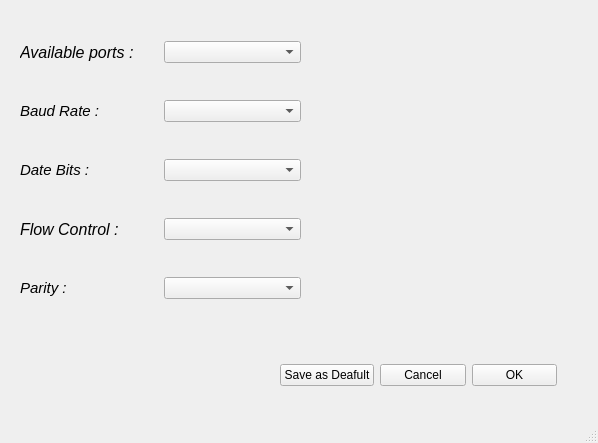
<?xml version="1.0" encoding="UTF-8"?>
<ui version="4.0">
 <class>settingWindow</class>
 <widget class="QMainWindow" name="settingWindow">
  <property name="enabled">
   <bool>true</bool>
  </property>
  <property name="geometry">
   <rect>
    <x>0</x>
    <y>0</y>
    <width>598</width>
    <height>443</height>
   </rect>
  </property>
  <property name="windowTitle">
   <string>MainWindow</string>
  </property>
  <widget class="QWidget" name="centralwidget">
   <widget class="QWidget" name="gridLayoutWidget">
    <property name="geometry">
     <rect>
      <x>20</x>
      <y>10</y>
      <width>281</width>
      <height>321</height>
     </rect>
    </property>
    <layout class="QGridLayout" name="gridLayout">
     <item row="2" column="0">
      <widget class="QLabel" name="dataBitsLabel">
       <property name="font">
        <font>
         <pointsize>11</pointsize>
         <italic>true</italic>
        </font>
       </property>
       <property name="text">
        <string>Date Bits :</string>
       </property>
      </widget>
     </item>
     <item row="2" column="1">
      <widget class="QComboBox" name="dataBitsComboBox"/>
     </item>
     <item row="0" column="1">
      <widget class="QComboBox" name="availablePortsComboBox"/>
     </item>
     <item row="1" column="0">
      <widget class="QLabel" name="baudRateLabel">
       <property name="font">
        <font>
         <pointsize>11</pointsize>
         <italic>true</italic>
        </font>
       </property>
       <property name="text">
        <string>Baud Rate :</string>
       </property>
      </widget>
     </item>
     <item row="0" column="0">
      <widget class="QLabel" name="availablePortsLabel">
       <property name="font">
        <font>
         <pointsize>12</pointsize>
         <italic>true</italic>
        </font>
       </property>
       <property name="text">
        <string>Available ports :</string>
       </property>
      </widget>
     </item>
     <item row="1" column="1">
      <widget class="QComboBox" name="baudRateComboBox"/>
     </item>
     <item row="3" column="0">
      <widget class="QLabel" name="flowControlLabel">
       <property name="font">
        <font>
         <pointsize>12</pointsize>
         <italic>true</italic>
        </font>
       </property>
       <property name="text">
        <string>Flow Control :</string>
       </property>
      </widget>
     </item>
     <item row="4" column="0">
      <widget class="QLabel" name="parityLabel">
       <property name="font">
        <font>
         <pointsize>11</pointsize>
         <italic>true</italic>
        </font>
       </property>
       <property name="text">
        <string>Parity :</string>
       </property>
      </widget>
     </item>
     <item row="3" column="1">
      <widget class="QComboBox" name="flowControlComboBox"/>
     </item>
     <item row="4" column="1">
      <widget class="QComboBox" name="parityComboBox"/>
     </item>
    </layout>
   </widget>
   <widget class="QWidget" name="horizontalLayoutWidget">
    <property name="geometry">
     <rect>
      <x>280</x>
      <y>350</y>
      <width>277</width>
      <height>51</height>
     </rect>
    </property>
    <layout class="QHBoxLayout" name="horizontalLayout">
     <item>
      <widget class="QPushButton" name="saveAsDeafultPushButton">
       <property name="text">
        <string>Save as Deafult</string>
       </property>
      </widget>
     </item>
     <item>
      <widget class="QPushButton" name="cancelButton">
       <property name="text">
        <string>Cancel</string>
       </property>
      </widget>
     </item>
     <item>
      <widget class="QPushButton" name="OKButton">
       <property name="text">
        <string>OK</string>
       </property>
      </widget>
     </item>
    </layout>
   </widget>
  </widget>
  <widget class="QMenuBar" name="menubar">
   <property name="geometry">
    <rect>
     <x>0</x>
     <y>0</y>
     <width>598</width>
     <height>19</height>
    </rect>
   </property>
  </widget>
  <widget class="QStatusBar" name="statusbar"/>
 </widget>
 <resources/>
 <connections/>
</ui>
